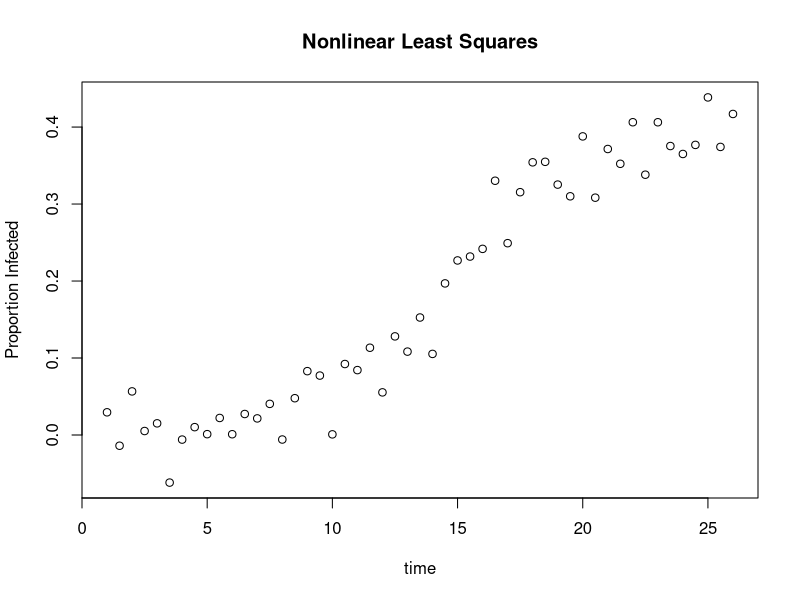
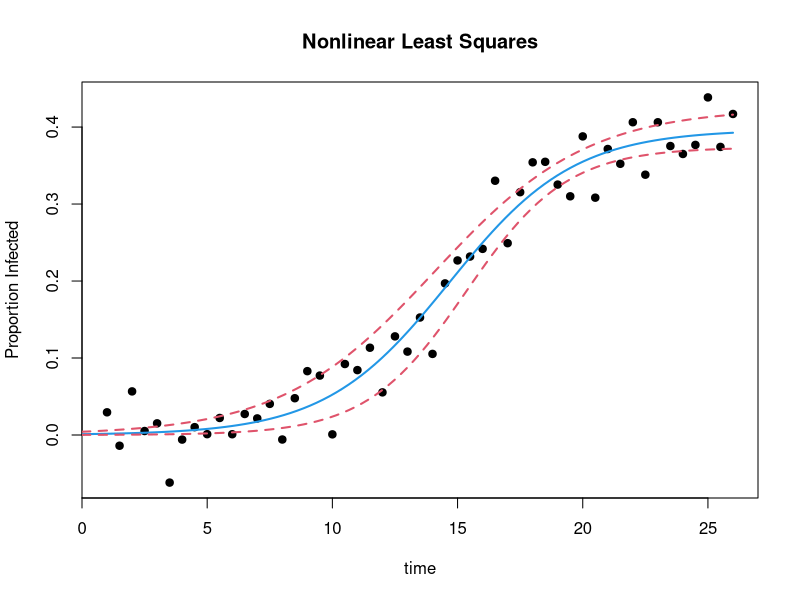
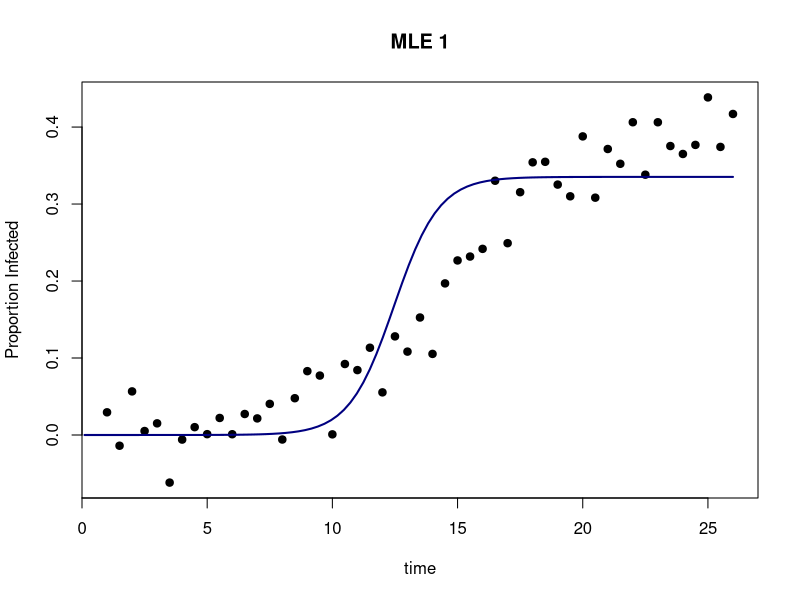
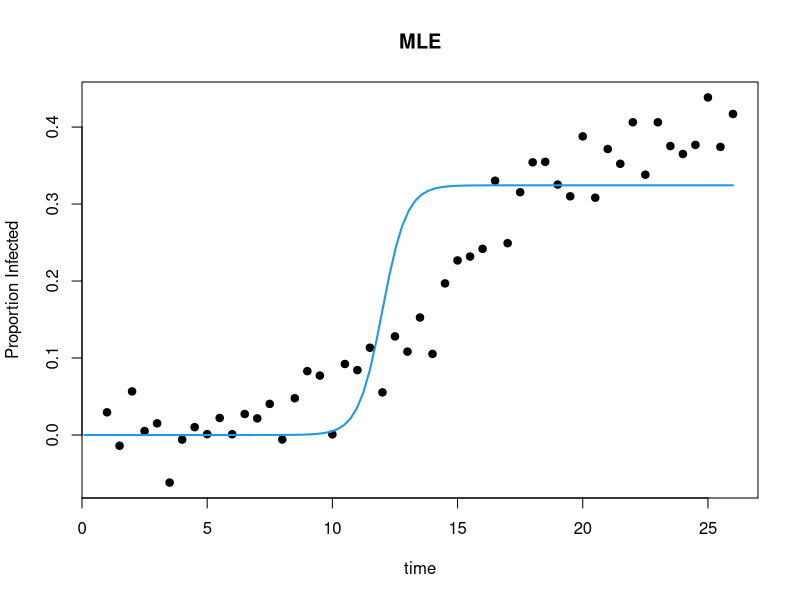
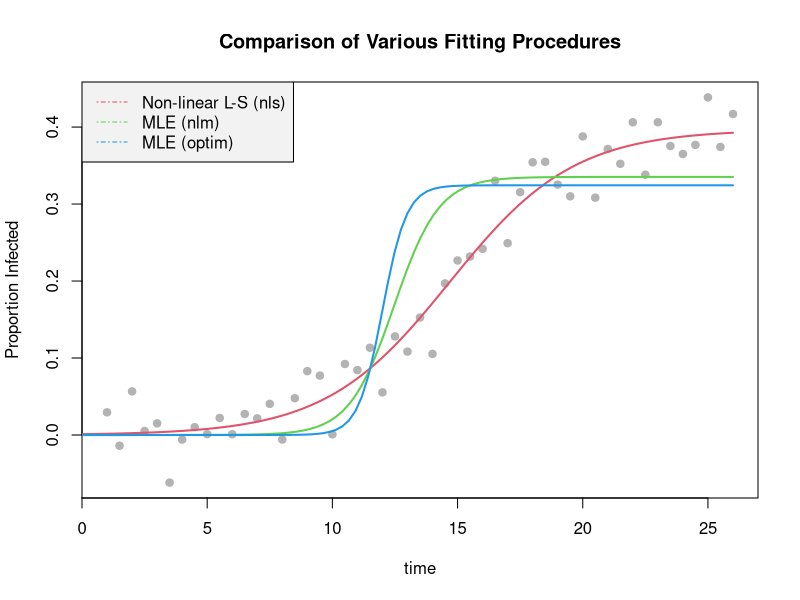

Source code (R) for these figures, in order:
# -----------------------
# Nonlinear fitting with
# stats::nls()
# stats::nlm()
# stats::optim() -> ML & SSE
# -----------------------
x <- seq(1, 26, by = 0.5)
K <- 0.4
m <- 0.4
c <- 15
set.seed(125)
fn <- function(x, K, m, c) K / (1 + exp(m * (c - x)))
df <- data.frame(x = x,
                 y = fn(x, K, m, c) + rnorm(length(x), mean = 0, sd = 0.03))
plot(df, main = "Nonlinear Least Squares", xlab = "time",
     ylab = "Proportion Infected")

# --------------------
# check for normality
# --------------------
ks.test(df$y, pnorm)   # nope

# ------------------
# fit using nls()
# Non-linear Least Squares
# ------------------
fit <- stats::nls(y ~ K / (1 + exp(m * (c - x))), data = df,
                  start = list(K = 1, m = 1, c = 5))
summary(fit)
nlspars <- coef(fit)
nlspars
ci95 <- confint(fit)

plot(df, main = "Nonlinear Least Squares", pch = 19,
     xlab = "time", ylab = "Proportion Infected")
curve(fn(x, K = nlspars["K"], m = nlspars["m"], c = nlspars["c"]), from = 0,
      to = max(x), lty = 1, col = 4, lwd = 2, add = TRUE)
curve(fn(x, K = ci95["K", "2.5%"], m = ci95["m", "97.5%"], c = ci95["c", "97.5%"]),
      from = 0, to = max(x), lty = 2, col = 2, lwd = 2, add = TRUE)
curve(fn(x, K = ci95["K", "97.5%"], m = ci95["m", "2.5%"], c = ci95["c", "2.5%"]),
      from = 0, to = max(x), lty = 2, col = 2, lwd = 2, add = TRUE)

# ------------------------------
# Now with stats::optim()
# but with SSE
# This is VERY close to stats::nls()!
# ------------------------------
sse <- function(pars, data) {
  Y <- fn(data$x, pars[1L], pars[2L], pars[3L])
  sum((data$y - Y)^2)
}
opt <- optim(c(K = 1, m = 1, c = 5), fn = sse, data = df, method = "BFGS")

# ---------------------------
# Nonlinear Fitting via
# Maximum Likelihood and stats::nlm()
# ---------------------------
# Create function to maximize
LL <- function(pars, data) {
  Y <- fn(data$x, pars[1L], pars[2L], pars[3L])
  n <- nrow(data)
  -sum(dnorm(data$y, mean = mean(Y), sd = sd(Y), log = TRUE))
}

ML <- stats::nlm(LL, p = c(K = 1, m = 1, c = 5), data = df, steptol = 1e-05)
ML
nlmpars <- ML$estimate

plot(df, main = "MLE 1", pch = 19, xlab = "time", ylab = "Proportion Infected")
curve(fn(x, nlmpars[1L], nlmpars[2L], nlmpars[3L]), from = 0.1, to = max(x),
      col = "navy", lwd = 2, add = TRUE)

# ------------------------------
# Now with stats::optim()
# ------------------------------
ML <- optim(c(K = 1, m = 1, c = 5), fn = LL, data = df, method = "Nelder-Mead")
opars <- ML$par

plot(df, main = "MLE", pch = 19, xlab = "time", ylab = "Proportion Infected")
curve(fn(x, opars["K"], opars["m"], opars["c"]), from = 0.1, to = max(x),
      col = 4, lwd = 2, add = TRUE)



# -----------------------
# Three-way comparison
# -----------------------
kurve <- purrr::partial(curve, from = 0, to = max(df$x), lwd = 2, add = TRUE)
plot(df, main = "Comparison of Various Fitting Procedures", pch = 19, col = "gray70",
     xlab = "time", ylab = "Proportion Infected")
kurve(fn(x, nlspars["K"], nlspars["m"], nlspars["c"]), col = 2)
kurve(fn(x, nlmpars[1L], nlmpars[2L], nlmpars[3L]), col = 3)
kurve(fn(x, opars["K"], opars["m"], opars["c"]), col = 4)
legend("topleft", bg = "gray95",
       legend = c("Non-linear L-S (nls)", "MLE (nlm)", "MLE (optim)"),
       col = c(2, 3, 4), lty = 4)
